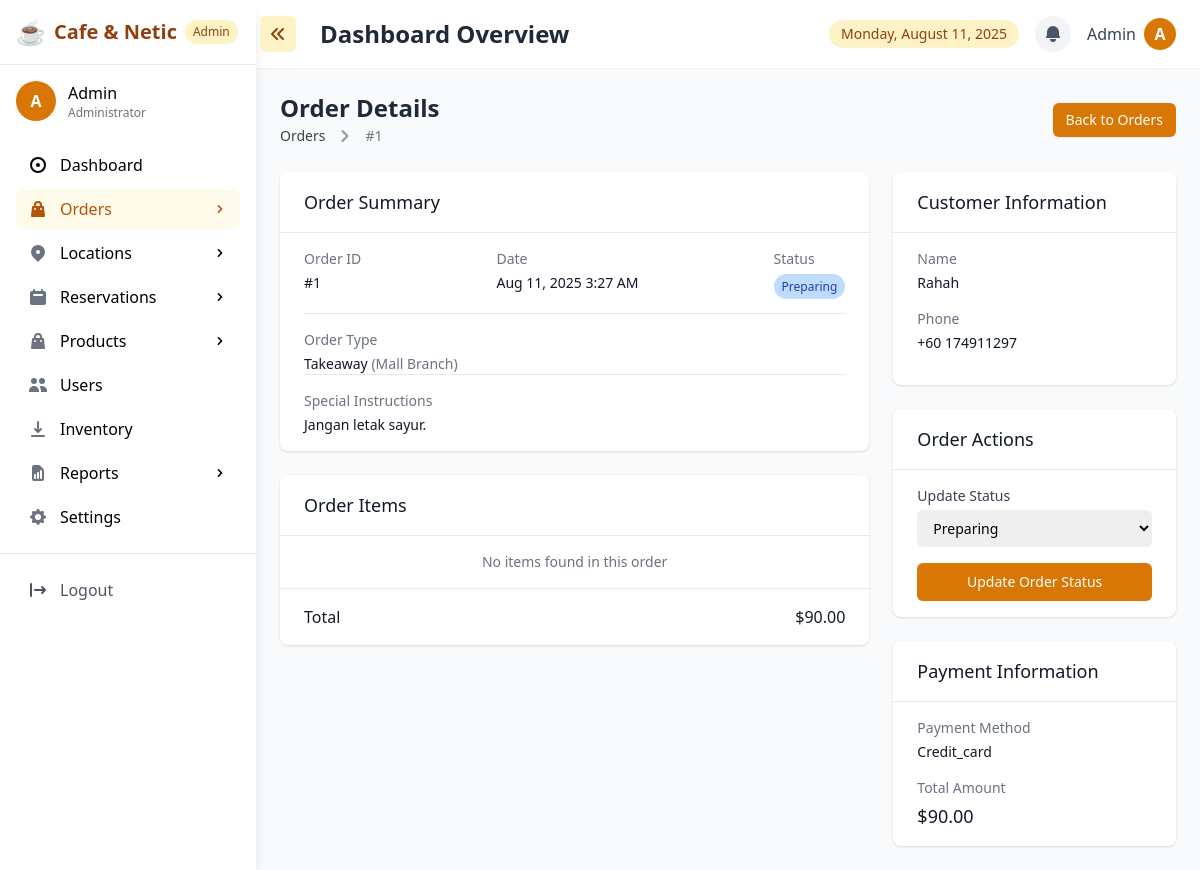
The page /admin/admin_order_details.php?id=1 (signed in) on the database its author committed.
### tables this page shows
CREATE TABLE `orders` (
  `order_id` int(11) NOT NULL,
  `customer_name` varchar(100) NOT NULL,
  `phone` varchar(20) NOT NULL,
  `email` varchar(100) DEFAULT NULL,
  `order_type` enum('dine_in','takeaway','delivery') NOT NULL,
  `table_number` varchar(11) DEFAULT NULL,
  `pickup_location_id` int(11) DEFAULT NULL,
  `delivery_address` text DEFAULT NULL,
  `delivery_time` varchar(50) DEFAULT NULL,
  `payment_method` enum('credit_card','cash','ewallet') NOT NULL DEFAULT 'cash',
  `total_amount` decimal(10,2) NOT NULL,
  `special_instructions` text DEFAULT NULL,
  `status` enum('pending','preparing','ready','completed','cancelled') DEFAULT 'pending',
  `created_at` timestamp NOT NULL DEFAULT current_timestamp()
);

CREATE TABLE `restaurant_locations` (
  `location_id` int(11) NOT NULL,
  `name` varchar(100) NOT NULL,
  `address` text NOT NULL,
  `description` text NOT NULL,
  `city` varchar(50) NOT NULL,
  `phone` varchar(20) DEFAULT NULL,
  `opening_time` time DEFAULT NULL,
  `closing_time` time DEFAULT NULL,
  `is_active` tinyint(1) DEFAULT 1,
  `rating` decimal(10,1) NOT NULL,
  `reviews` int(11) NOT NULL
);

### admin/admin_order_details.php (the view, shortened to what this page needs)
<?php
require '../includes/config.php';
$order_id = (int)$_GET['id'];
try {
    $order_stmt = $conn->prepare("
        SELECT o.*, l.name as location_name
        FROM orders o
        LEFT JOIN restaurant_locations l ON o.pickup_location_id = l.location_id
        WHERE o.order_id = :order_id
    ");
    $order_stmt->bindParam(':order_id', $order_id);
    $order_stmt->execute();
    $order = $order_stmt->fetch(PDO::FETCH_ASSOC);
    $items_stmt = $conn->prepare("
        SELECT oi.*, p.name as product_name, p.image_url
        FROM order_items oi
        JOIN products p ON oi.product_id = p.product_id
        WHERE oi.order_id = :order_id
    ");
    $items_stmt->bindParam(':order_id', $order_id);
    $items_stmt->execute();
    $order_items = $items_stmt->fetchAll(PDO::FETCH_ASSOC);
} catch (PDOException $e) {
    $error = "Failed to fetch order details: " . $e->getMessage();
}
?>
<!DOCTYPE html>
<html lang="en">
<head>
    <script src="https://cdn.tailwindcss.com"></script>
</head>
<body class="font-inter bg-gray-50">
    <div class="flex h-screen overflow-hidden">
        <?php include '../includes/admin_sidebar.php'; ?>
        <div class="flex-1 overflow-auto">
            <?php include '../includes/admin_topnav.php'; ?>
            <main class="p-6">
                <div class="flex justify-between items-center mb-6">
                    <div>
                        <h1 class="text-2xl font-bold text-gray-800">Order Details</h1>
                        <nav class="flex" aria-label="Breadcrumb">
                            <ol class="inline-flex items-center space-x-1 md:space-x-2">
                                <li class="inline-flex items-center">
                                    <a href="admin_orders.php" class="inline-flex items-center text-sm font-medium text-gray-700 hover:text-amber-600">
                                        Orders
                                    </a>
                                </li>
                                <li aria-current="page">
                                    <div class="flex items-center">
                                        <svg class="w-6 h-6 text-gray-400" fill="currentColor" viewBox="0 0 20 20" xmlns="http://www.w3.org/2000/svg"><path fill-rule="evenodd" d="M7.293 14.707a1 1 0 010-1.414L10.586 10 7.293 6.707a1 1 0 011.414-1.414l4 4a1 1 0 010 1.414l-4 4a1 1 0 01-1.414 0z" clip-rule="evenodd"></path></svg>
                                        <span class="ml-1 text-sm font-medium text-gray-500 md:ml-2">#<?= $order['order_id'] ?></span>
                                    </div>
                                </li>
                            </ol>
                        </nav>
                    </div>
                    <a href="admin_orders.php" class="inline-flex items-center px-3 py-2 border border-transparent text-sm leading-4 font-medium rounded-md shadow-sm text-white bg-amber-600 hover:bg-amber-700 focus:outline-none focus:ring-2 focus:ring-offset-2 focus:ring-amber-500">
                        Back to Orders
                    </a>
                </div>
                <div class="grid grid-cols-1 lg:grid-cols-3 gap-6">
                    <div class="lg:col-span-2">
                        <div class="bg-white shadow rounded-lg overflow-hidden">
                            <div class="px-6 py-4 border-b border-gray-200">
                                <h2 class="text-lg font-medium text-gray-900">Order Summary</h2>
                            </div>
                            <div class="px-6 py-4">
                                <div class="flex justify-between mb-4">
                                    <div>
                                        <h3 class="text-sm font-medium text-gray-500">Order ID</h3>
                                        <p class="mt-1 text-sm text-gray-900">#<?= $order['order_id'] ?></p>
                                    </div>
                                    <div>
                                        <h3 class="text-sm font-medium text-gray-500">Date</h3>
                                        <p class="mt-1 text-sm text-gray-900"><?= date('M j, Y g:i A', strtotime($order['created_at'])) ?></p>
                                    </div>
                                    <div>
                                        <h3 class="text-sm font-medium text-gray-500">Status</h3>
                                        <p class="mt-1">
                                            <span class="px-2 py-1 text-xs rounded-full order-status-<?= $order['status'] ?>">
                                                <?= ucfirst($order['status']) ?>
                                            </span>
                                        </p>
                                    </div>
                                </div>
                                <div class="border-t border-gray-200 pt-4">
                                    <h3 class="text-sm font-medium text-gray-500">Order Type</h3>
                                    <p class="mt-1 text-sm text-gray-900">
                                        <?= ucfirst(str_replace('_', ' ', $order['order_type'])) ?>
                                        <?php if ($order['order_type'] === 'dine_in' && !empty($order['table_number'])): ?>
                                            <span class="text-gray-500">(Table <?= $order['table_number'] ?>)</span>
                                        <?php elseif ($order['order_type'] === 'takeaway' && !empty($order['location_name'])): ?>
                                            <span class="text-gray-500">(<?= $order['location_name'] ?>)</span>
                                        <?php elseif ($order['order_type'] === 'delivery' && !empty($order['delivery_address'])): ?>
                                            <span class="text-gray-500">(Delivery)</span>
                                        <?php endif; ?>
                                    </p>
                                </div>
                                <?php if (!empty($order['special_instructions'])): ?>
                                    <div class="border-t border-gray-200 pt-4">
                                        <h3 class="text-sm font-medium text-gray-500">Special Instructions</h3>
                                        <p class="mt-1 text-sm text-gray-900"><?= nl2br(htmlspecialchars($order['special_instructions'])) ?></p>
                                    </div>
                                <?php endif; ?>
                            </div>
                        </div>
                        <div class="bg-white shadow rounded-lg overflow-hidden mt-6">
                            <div class="px-6 py-4 border-b border-gray-200">
                                <h2 class="text-lg font-medium text-gray-900">Order Items</h2>
                            </div>
                            <div class="divide-y divide-gray-200">
                                <?php if (empty($order_items)): ?>
                                    <div class="px-6 py-4 text-center text-sm text-gray-500">
                                        No items found in this order
                                    </div>
                                <?php endif; ?>
                            </div>
                            <div class="px-6 py-4 border-t border-gray-200">
                                <div class="flex justify-between text-base font-medium text-gray-900">
                                    <p>Total</p>
                                    <p>$<?= number_format($order['total_amount'], 2) ?></p>
                                </div>
                            </div>
                        </div>
                    </div>
                    <div>
                        <div class="bg-white shadow rounded-lg overflow-hidden">
                            <div class="px-6 py-4 border-b border-gray-200">
                                <h2 class="text-lg font-medium text-gray-900">Customer Information</h2>
                            </div>
                            <div class="px-6 py-4">
                                <div class="mb-4">
                                    <h3 class="text-sm font-medium text-gray-500">Name</h3>
                                    <p class="mt-1 text-sm text-gray-900"><?= htmlspecialchars($order['customer_name']) ?></p>
                                </div>
                                <div class="mb-4">
                                    <h3 class="text-sm font-medium text-gray-500">Phone</h3>
                                    <p class="mt-1 text-sm text-gray-900"><?= htmlspecialchars($order['phone']) ?></p>
                                </div>
                            </div>
                        </div>
                        <div class="bg-white shadow rounded-lg overflow-hidden mt-6">
                            <div class="px-6 py-4 border-b border-gray-200">
                                <h2 class="text-lg font-medium text-gray-900">Order Actions</h2>
                            </div>
                            <div class="px-6 py-4">
                                <form method="POST">
                                    <div class="mb-4">
                                        <label for="status" class="block text-sm font-medium text-gray-700 mb-1">Update Status</label>
                                        <select id="status" name="status" class="mt-1 block w-full pl-3 pr-10 py-2 text-base border-gray-300 focus:outline-none focus:ring-amber-500 focus:border-amber-500 sm:text-sm rounded-md">
                                            <option value="preparing" <?= $order['status'] === 'preparing' ? 'selected' : '' ?>>Preparing</option>
                                        </select>
                                    </div>
                                    <button type="submit" name="update_status" class="w-full inline-flex justify-center rounded-md border border-transparent shadow-sm px-4 py-2 bg-amber-600 text-base font-medium text-white hover:bg-amber-700 focus:outline-none focus:ring-2 focus:ring-offset-2 focus:ring-amber-500 sm:text-sm">
                                        Update Order Status
                                    </button>
                                </form>
                            </div>
                        </div>
                        <div class="bg-white shadow rounded-lg overflow-hidden mt-6">
                            <div class="px-6 py-4 border-b border-gray-200">
                                <h2 class="text-lg font-medium text-gray-900">Payment Information</h2>
                            </div>
                            <div class="px-6 py-4">
                                <div class="mb-4">
                                    <h3 class="text-sm font-medium text-gray-500">Payment Method</h3>
                                    <p class="mt-1 text-sm text-gray-900"><?= ucfirst($order['payment_method']) ?></p>
                                </div>
                                <div>
                                    <h3 class="text-sm font-medium text-gray-500">Total Amount</h3>
                                    <p class="mt-1 text-lg font-medium text-gray-900">$<?= number_format($order['total_amount'], 2) ?></p>
                                </div>
                            </div>
                        </div>
                    </div>
                </div>
            </main>
        </div>
    </div>
</body>
</html>

### admin/admin_order_details.php (style rules this page uses)
.order-status-preparing { background-color: #bfdbfe; color: #1e40af; }

### rows shown on the page
orders: order_id "1", created_at "Aug 11, 2025 3:27 AM", status "Preparing", order_type "Takeaway", pickup_location.name "Mall Branch", special_instructions "Jangan letak sayur.", total_amount "90.00", customer_name "Rahah", phone "+60 174911297", payment_method "Credit_card"

### other values the page prints
substr($_SESSION['first_name'] ?? 'A', 0, 1) "A"
$_SESSION['first_name'] "Admin"
